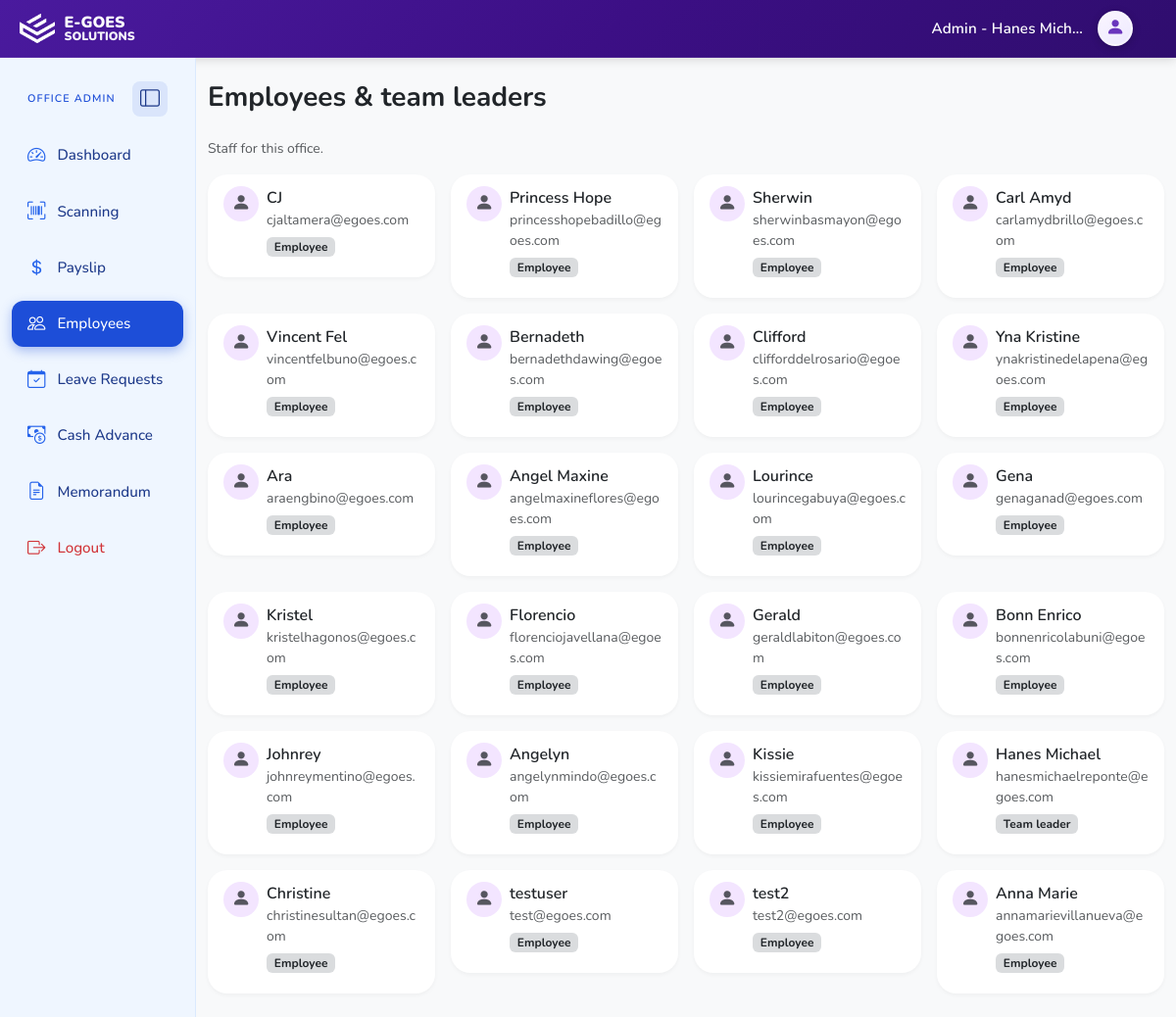
The page /EgoesSolution/admin/employees.php (signed in) on the database its author committed.
### tables this page shows
CREATE TABLE IF NOT EXISTS `users` (
  `id` int NOT NULL AUTO_INCREMENT,
  `office_id` int DEFAULT NULL,
  `role` enum('superadmin','admin','employee') NOT NULL,
  `full_name` varchar(150) NOT NULL,
  `email` varchar(150) NOT NULL,
  `password_hash` varchar(255) NOT NULL,
  `profile_image` varchar(255) DEFAULT NULL,
  `is_active` tinyint(1) NOT NULL DEFAULT '1',
  `created_at` timestamp NOT NULL DEFAULT CURRENT_TIMESTAMP,
  PRIMARY KEY (`id`),
  UNIQUE KEY `email` (`email`),
  KEY `office_id` (`office_id`),
  CONSTRAINT `users_ibfk_1` FOREIGN KEY (`office_id`) REFERENCES `offices` (`id`)
);

CREATE TABLE IF NOT EXISTS `employees` (
  `id` int NOT NULL AUTO_INCREMENT,
  `user_id` int NOT NULL,
  `employee_code` varchar(50) NOT NULL,
  `position` varchar(100) DEFAULT NULL,
  `rate_type` enum('hourly','monthly') NOT NULL,
  `rate_amount` decimal(10,2) NOT NULL DEFAULT '0.00',
  `date_hired` date DEFAULT NULL,
  PRIMARY KEY (`id`),
  UNIQUE KEY `employee_code` (`employee_code`),
  KEY `user_id` (`user_id`),
  CONSTRAINT `employees_ibfk_1` FOREIGN KEY (`user_id`) REFERENCES `users` (`id`)
);

### EgoesSolution/admin/employees.php (the view, shortened to what this page needs)
<?php
$officeId = $_SESSION['office_id'] ?? null;
require_once __DIR__ . '/../config/database.php';
$employees = [];
if ($officeId) {
  $hasPositionCol = $pdo->query("SHOW COLUMNS FROM employees LIKE 'position'")->rowCount() > 0;
  $positionSelect = $hasPositionCol ? ', e.position' : '';
  $stmt = $pdo->prepare("
        SELECT u.id, u.full_name, u.email, u.role, u.profile_image{$positionSelect}
        FROM users u
        LEFT JOIN employees e ON e.user_id = u.id
        WHERE u.office_id = ? AND u.role IN ('employee', 'admin')
        ORDER BY u.full_name
    ");
  $stmt->execute([$officeId]);
  $employees = $stmt->fetchAll();
}
?>
<!DOCTYPE html>
<html lang="en">
<head>
  <link href="https://cdn.jsdelivr.net/npm/bootstrap@5.3.3/dist/css/bootstrap.min.css" rel="stylesheet"
 />
  <link rel="stylesheet" href="https://cdn.jsdelivr.net/npm/bootstrap-icons@1.11.3/font/bootstrap-icons.css" />
  <link rel="stylesheet" href="../assets/css/style.css?v=blue1" />
</head>
<body class="bg-light">
  <?php include __DIR__ . '/../includes/header.php'; ?>
  <div class="container-fluid">
    <div class="row">
      <?php include __DIR__ . '/../includes/sidebar_admin.php'; ?>
      <main class="col-12 col-md-9 col-lg-10 py-4">
        <h3 class="mb-4 fw-bold">Employees &amp; team leaders</h3>
        <p class="text-muted small mb-3">Staff for this office.</p>
        <div class="row g-3">
          <?php if (empty($employees)): ?>
            <div class="col-12">
              <p class="text-muted">No employees yet.</p>
            </div>
          <?php else: ?>
            <?php foreach ($employees as $emp): ?>
              <?php
              $roleLabel = (($emp['role'] ?? '') === 'admin') ? 'Team leader' : 'Employee';
              $fullRaw = trim((string) ($emp['full_name'] ?? ''));
              if (strpos($fullRaw, ',') !== false) {
                  $p = explode(',', $fullRaw, 2);
                  $displayName = trim($p[1] ?? $p[0]);
              } else {
                  $p = explode(' ', $fullRaw, 2);
                  $displayName = $p[0];
              }
              ?>
              <div class="col-6 col-md-4 col-lg-3">
                <div class="eg-employee-card">
                  <div class="d-flex align-items-center mb-2">
                    <div
                      class="eg-avatar-circle me-2 overflow-hidden d-flex flex-shrink-0 align-items-center justify-content-center">
                      <?php $avatarPath = trim((string) ($emp['profile_image'] ?? '')); ?>
                      <?php if ($avatarPath !== ''): ?>
                        <img src="<?= htmlspecialchars($avatarPath, ENT_QUOTES, 'UTF-8') ?>" alt=""
                          class="w-100 h-100 object-fit-cover" style="object-fit:cover;" />
                      <?php else: ?>
                        <span class="bi bi-person-fill text-muted" style="font-size: 1.2rem;"></span>
                      <?php endif; ?>
                    </div>
                    <div class="flex-grow-1 min-w-0">
                      <div class="fw-semibold"><?= htmlspecialchars($displayName) ?></div>
                      <div class="text-muted small"><?= htmlspecialchars($emp['email']) ?></div>
                      <div class="mt-1">
                        <span
                          class="badge bg-secondary bg-opacity-25 text-dark small"><?= htmlspecialchars($roleLabel) ?></span>
                      </div>
                    </div>
                  </div>
                </div>
              </div>
            <?php endforeach; ?>
          <?php endif; ?>
        </div>
      </main>
    </div>
  </div>
</body>
</html>

### EgoesSolution/includes/header.php (shortened to what this page needs)
<?php
$headerTopbarExtraClass = isset($headerTopbarExtraClass) ? trim((string) $headerTopbarExtraClass) : '';
if (isset($headerAssetBase)) {
  $headerAssetBase = trim((string) $headerAssetBase);
  $headerAssetBase = $headerAssetBase === '' ? '' : rtrim($headerAssetBase, '/') . '/';
} else {
  $headerAssetBase = '../';
}
$userId = (int) ($_SESSION['user_id'] ?? 0);
$headerAvatarUrl = '';
if ($userId > 0 && isset($pdo) && $pdo instanceof PDO) {
  try {
    $headerStmt = $pdo->prepare('SELECT full_name, profile_image FROM users WHERE id = ? LIMIT 1');
    $headerStmt->execute([$userId]);
    $headerUser = $headerStmt->fetch(PDO::FETCH_ASSOC);
    if ($headerUser) {
      $dbFullName = trim((string) ($headerUser['full_name'] ?? ''));
      if ($dbFullName !== '') {
        $name = $dbFullName;
      }
      $headerAvatarUrl = trim((string) ($headerUser['profile_image'] ?? ''));
    }
  } catch (Throwable $e) {
  }
}
$role = $_SESSION['role'] ?? '';
$prefix = '';
if ($role === 'superadmin') {
  $prefix = 'SuperAdmin - ';
} elseif ($role === 'admin') {
  $prefix = 'Admin - ';
} elseif ($role === 'employee') {
  $prefix = 'Employee - ';
}
$isProfileHeader = in_array($role, ['admin', 'superadmin', 'employee'], true);
$isEmployeeProfileModalEnabled = $role === 'employee';
$isAdminProfileModalEnabled = $role === 'admin';
$isSuperadminProfileModalEnabled = $role === 'superadmin';
$profileModalEnabled = $isEmployeeProfileModalEnabled || $isAdminProfileModalEnabled || $isSuperadminProfileModalEnabled;
$profileModalId = $isAdminProfileModalEnabled
  ? 'adminProfileModal'
  : ($isSuperadminProfileModalEnabled ? 'superadminProfileModal' : 'employeeProfileModal');
$parts = explode(',', $name, 2);
if (count($parts) > 1) {
  $displayName = trim($parts[1]);
} else {
  $nameParts = explode(' ', trim($name));
  $displayName = $nameParts[0];
}
?>
<header class="eg-topbar<?= $headerTopbarExtraClass !== '' ? ' ' . htmlspecialchars($headerTopbarExtraClass, ENT_QUOTES, 'UTF-8') : '' ?> d-flex justify-content-between align-items-center">
  <div class="eg-system-brand d-inline-flex align-items-center" style="gap:.6rem;">
    <img src="<?= htmlspecialchars($headerAssetBase, ENT_QUOTES, 'UTF-8') ?>assets/images/logo-white.png" alt="E-Goes Solutions" class="eg-system-logo" style="width:36px;height:auto;display:block;" />
    <div class="eg-system-wordmark d-flex flex-column" style="line-height:1.02;">
      <span class="eg-system-wordmark-top" style="font-size:1rem;font-weight:900;color:#fff;text-transform:uppercase;">E-Goes</span>
      <span class="eg-system-wordmark-bottom" style="font-size:.76rem;font-weight:900;color:rgba(255,255,255,.95);text-transform:uppercase;">Solutions</span>
    </div>
  </div>
  <?php if ($isProfileHeader): ?>
    <a
      href="<?= $profileModalEnabled ? '#' : 'profile.php' ?>"
      class="eg-topbar-user me-3"
      <?php if ($profileModalEnabled): ?>
      data-bs-toggle="modal"
      data-bs-target="#<?= $profileModalId ?>"
      <?php endif; ?>>
      <span class="eg-topbar-greeting" id="egTopbarGreeting"><?= htmlspecialchars($prefix . $displayName) ?></span>
      <div
        class="eg-avatar-circle eg-avatar-circle--header overflow-hidden d-flex align-items-center justify-content-center">
        <?php if ($headerAvatarUrl !== ''): ?>
          <img
            id="egTopbarAvatarImg"
            src="<?= htmlspecialchars($headerAvatarUrl) ?>"
            alt="Profile"
            style="width:100%;height:100%;object-fit:cover;"
          />
          <span class="bi bi-person-fill eg-topbar-avatar-fallback d-none" id="egTopbarAvatarFallback" aria-hidden="true"></span>
        <?php else: ?>
          <span class="bi bi-person-fill eg-topbar-avatar-fallback" id="egTopbarAvatarFallback" aria-hidden="true"></span>
        <?php endif; ?>
      </div>
    </a>
  <?php endif; ?>
</header>

### EgoesSolution/includes/sidebar_admin.php
<?php
$currentPage = basename($_SERVER['PHP_SELF'] ?? '');
?>
<aside id="eg-sidebar" class="col-12 col-md-3 col-lg-2 eg-sidebar eg-sidebar-admin py-4">
  <div class="eg-sidebar-brand d-flex align-items-center justify-content-between px-3 mb-3">
    <span class="eg-sidebar-role">Office Admin</span>
    <button id="eg-sidebar-toggle" class="eg-sidebar-toggle-btn eg-sidebar-toggle-btn-dark" aria-label="Toggle sidebar" title="Toggle sidebar">
      <span class="bi bi-layout-sidebar"></span>
    </button>
  </div>
  <nav class="nav flex-column gap-1">
    <a href="dashboard.php" class="eg-sidebar-link <?= $currentPage === 'dashboard.php' ? 'active' : '' ?>">
      <i class="bi bi-speedometer2"></i>
      <span>Dashboard</span>
    </a>
    <a href="scan.php" class="eg-sidebar-link <?= in_array($currentPage, ['scan.php', 'attendance.php'], true) ? 'active' : '' ?>">
      <i class="bi bi-upc-scan"></i>
      <span>Scanning</span>
    </a>
    <a href="payslip.php" class="eg-sidebar-link <?= in_array($currentPage, ['payslip.php', 'payroll.php'], true) ? 'active' : '' ?>">
      <i class="bi bi-currency-dollar"></i>
      <span>Payslip</span>
    </a>
    <a href="employees.php" class="eg-sidebar-link <?= $currentPage === 'employees.php' ? 'active' : '' ?>">
      <i class="bi bi-people"></i>
      <span>Employees</span>
    </a>
    <a href="leave_requests.php" class="eg-sidebar-link <?= $currentPage === 'leave_requests.php' ? 'active' : '' ?>">
      <i class="bi bi-calendar-check"></i>
      <span>Leave Requests</span>
    </a>
    <a href="cash_advance.php" class="eg-sidebar-link <?= $currentPage === 'cash_advance.php' ? 'active' : '' ?>">
      <i class="bi bi-cash-coin"></i>
      <span>Cash Advance</span>
    </a>
    <a href="memorandum.php" class="eg-sidebar-link <?= $currentPage === 'memorandum.php' ? 'active' : '' ?>">
      <i class="bi bi-file-earmark-text"></i>
      <span>Memorandum</span>
    </a>
    <a href="../auth/logout.php" class="eg-sidebar-link eg-sidebar-link-danger">
      <i class="bi bi-box-arrow-right"></i>
      <span>Logout</span>
    </a>
  </nav>
</aside>

### EgoesSolution/includes/header.php (style rules this page uses)
.eg-system-brand { transition: transform 0.35s cubic-bezier(0.22, 0.61, 0.36, 1) !important; transform-origin: left center !important; cursor: pointer; }

### rows shown on the page
users: full_name "Admin - Hanes Mich…"
employees: user.full_name "CJ", user.email "cjaltamera@egoes.com", user.role "Employee"
employees: user.full_name "Princess Hope", user.email "princesshopebadillo@egoes.com", user.role "Employee"
employees: user.full_name "Sherwin", user.email "sherwinbasmayon@egoes.com", user.role "Employee"
employees: user.full_name "Carl Amyd", user.email "carlamydbrillo@egoes.com", user.role "Employee"
employees: user.full_name "Vincent Fel", user.email "vincentfelbuno@egoes.com", user.role "Employee"
employees: user.full_name "Bernadeth", user.email "bernadethdawing@egoes.com", user.role "Employee"
employees: user.full_name "Clifford", user.email "clifforddelrosario@egoes.com", user.role "Employee"
employees: user.full_name "Yna Kristine", user.email "ynakristinedelapena@egoes.com", user.role "Employee"
employees: user.full_name "Ara", user.email "araengbino@egoes.com", user.role "Employee"
employees: user.full_name "Angel Maxine", user.email "angelmaxineflores@egoes.com", user.role "Employee"
employees: user.full_name "Lourince", user.email "lourincegabuya@egoes.com", user.role "Employee"
employees: user.full_name "Gena", user.email "genaganad@egoes.com", user.role "Employee"
employees: user.full_name "Kristel", user.email "kristelhagonos@egoes.com", user.role "Employee"
employees: user.full_name "Florencio", user.email "florenciojavellana@egoes.com", user.role "Employee"
employees: user.full_name "Gerald", user.email "geraldlabiton@egoes.com", user.role "Employee"
employees: user.full_name "Bonn Enrico", user.email "bonnenricolabuni@egoes.com", user.role "Employee"
employees: user.full_name "Johnrey", user.email "johnreymentino@egoes.com", user.role "Employee"
employees: user.full_name "Angelyn", user.email "angelynmindo@egoes.com", user.role "Employee"
employees: user.full_name "Kissie", user.email "kissiemirafuentes@egoes.com", user.role "Employee"
employees: user.full_name "Hanes Michael", user.email "hanesmichaelreponte@egoes.com", user.role "Team leader"
employees: user.full_name "Christine", user.email "christinesultan@egoes.com", user.role "Employee"
employees: user.full_name "testuser", user.email "test@egoes.com", user.role "Employee"
employees: user.full_name "test2", user.email "test2@egoes.com", user.role "Employee"
employees: user.full_name "Anna Marie", user.email "annamarievillanueva@egoes.com", user.role "Employee"
